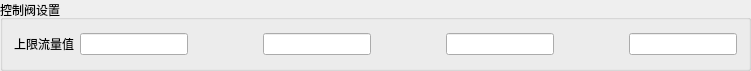
  <widget class="QGroupBox" name="gBox_UpperFlowLmt">
   <property name="geometry">
    <rect>
     <x>20</x>
     <y>120</y>
     <width>751</width>
     <height>71</height>
    </rect>
   </property>
   <property name="title">
    <string>控制阀设置</string>
   </property>
   <layout class="QGridLayout" name="gridLayout_8">
    <item row="0" column="0">
     <layout class="QHBoxLayout" name="horizontalLayout_3">
      <item>
       <widget class="QLabel" name="label_11">
        <property name="text">
         <string>上限流量值</string>
        </property>
       </widget>
      </item>
      <item>
       <widget class="QLineEdit" name="lineEdit_Upper_1"/>
      </item>
      <item>
       <spacer name="horizontalSpacer_3">
        <property name="orientation">
         <enum>Qt::Horizontal</enum>
        </property>
        <property name="sizeHint" stdset="0">
         <size>
          <width>40</width>
          <height>20</height>
         </size>
        </property>
       </spacer>
      </item>
      <item>
       <widget class="QLineEdit" name="lineEdit_Upper_2">
        <property name="palette">
         <palette>
          <active>
           <colorrole role="Button">
            <brush brushstyle="SolidPattern">
             <color alpha="255">
              <red>85</red>
              <green>85</green>
              <blue>255</blue>
             </color>
            </brush>
           </colorrole>
          </active>
          <inactive>
           <colorrole role="Button">
            <brush brushstyle="SolidPattern">
             <color alpha="255">
              <red>85</red>
              <green>85</green>
              <blue>255</blue>
             </color>
            </brush>
           </colorrole>
          </inactive>
          <disabled>
           <colorrole role="Button">
            <brush brushstyle="SolidPattern">
             <color alpha="255">
              <red>85</red>
              <green>85</green>
              <blue>255</blue>
             </color>
            </brush>
           </colorrole>
          </disabled>
         </palette>
        </property>
       </widget>
      </item>
      <item>
       <spacer name="horizontalSpacer_4">
        <property name="orientation">
         <enum>Qt::Horizontal</enum>
        </property>
        <property name="sizeHint" stdset="0">
         <size>
          <width>28</width>
          <height>20</height>
         </size>
        </property>
       </spacer>
      </item>
      <item>
       <widget class="QLineEdit" name="lineEdit_Upper_3"/>
      </item>
      <item>
       <spacer name="horizontalSpacer_5">
        <property name="orientation">
         <enum>Qt::Horizontal</enum>
        </property>
        <property name="sizeHint" stdset="0">
         <size>
          <width>40</width>
          <height>20</height>
         </size>
        </property>
       </spacer>
      </item>
      <item>
       <widget class="QLineEdit" name="lineEdit_Upper_4"/>
      </item>
     </layout>
    </item>
   </layout>
  </widget>
